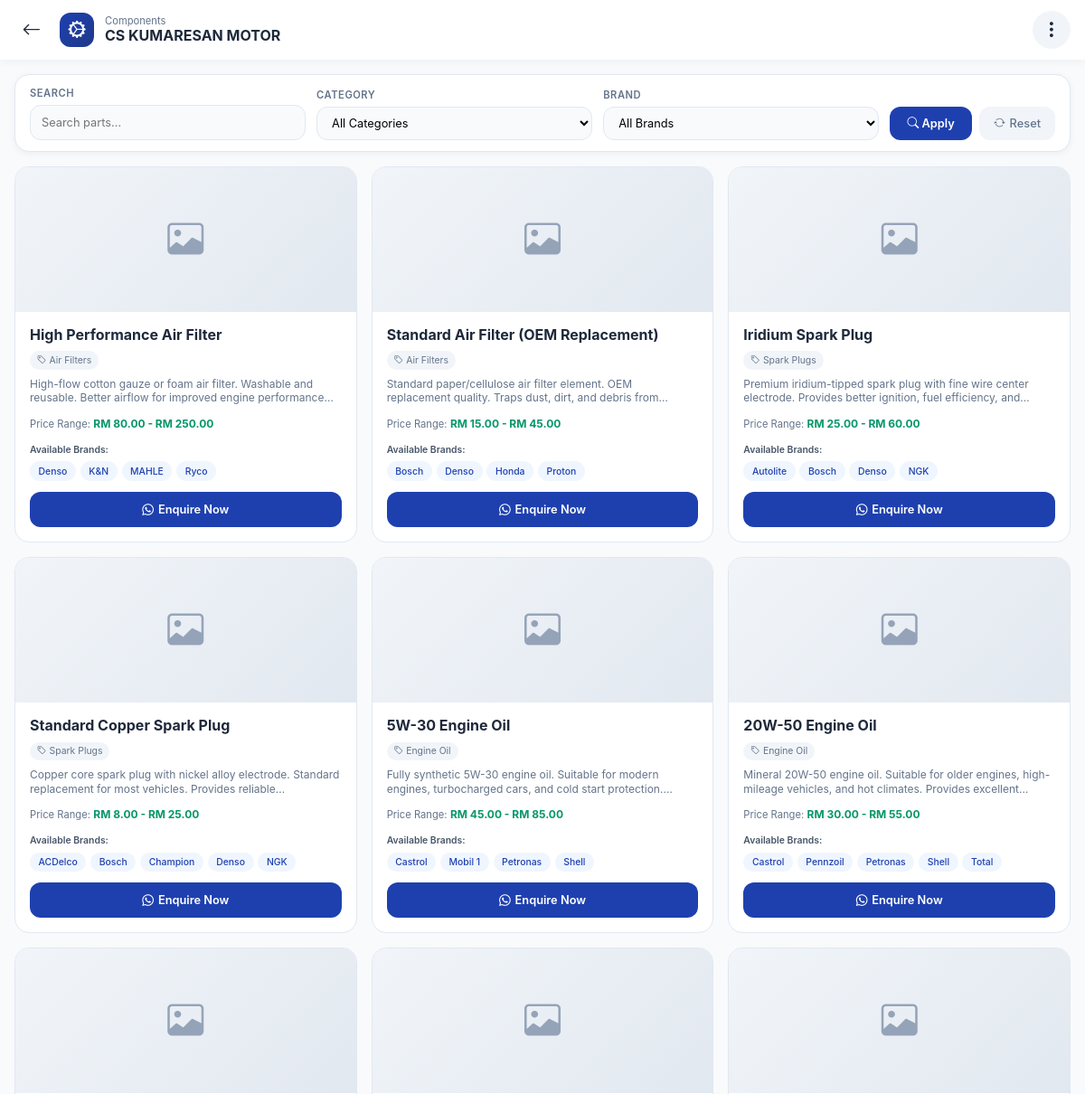
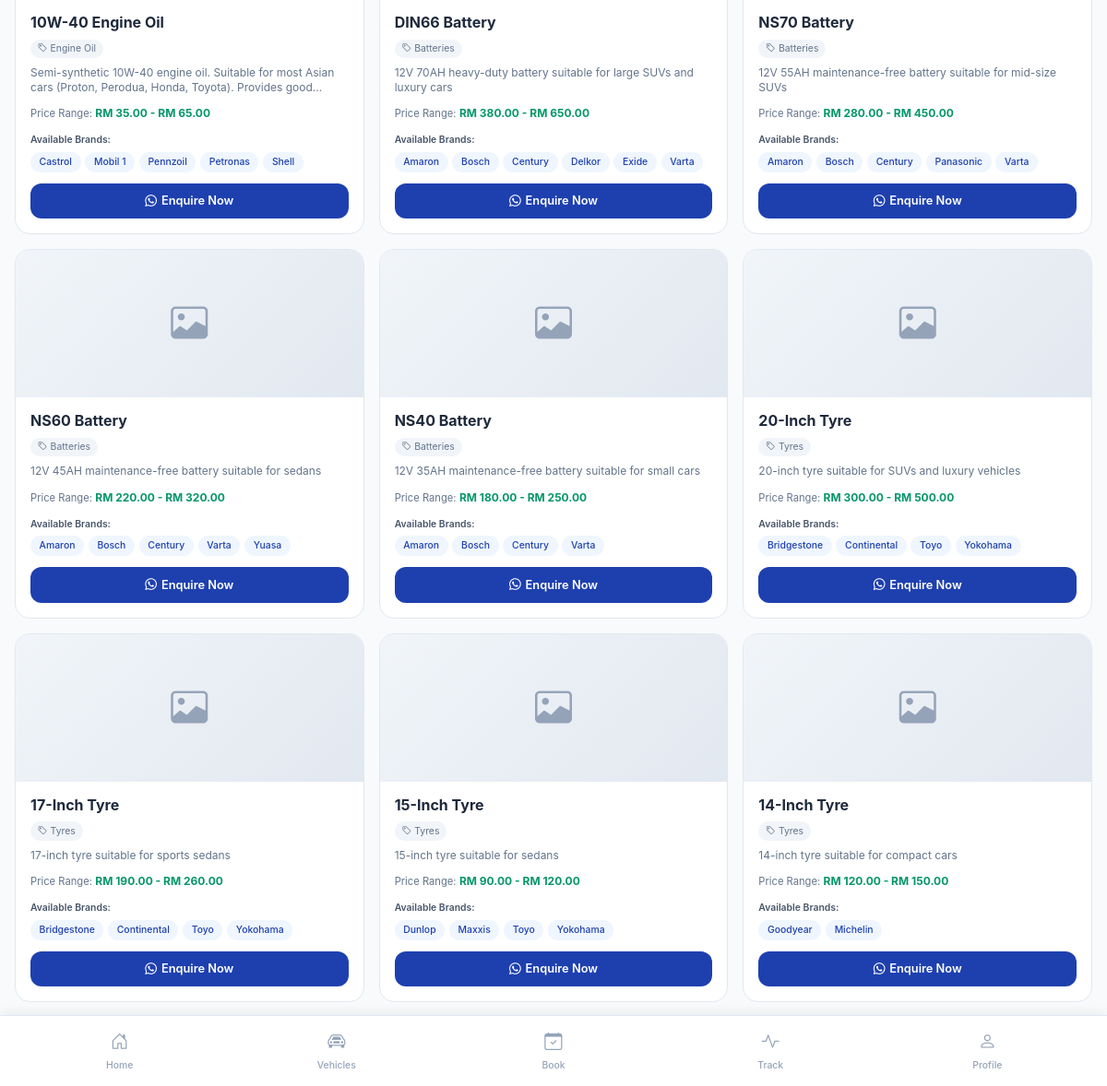
/spare-parts.php (signed in), run on the app's committed database (2 pictures, top to bottom).
### tables this page shows
CREATE TABLE `spare_parts` (
  `id` int(11) NOT NULL,
  `part_name` varchar(255) NOT NULL,
  `category` varchar(100) DEFAULT NULL,
  `description` text DEFAULT NULL,
  `price_min` decimal(10,2) DEFAULT NULL,
  `price_max` decimal(10,2) DEFAULT NULL,
  `image_path` varchar(255) DEFAULT NULL,
  `status` enum('active','inactive') DEFAULT 'active',
  `created_at` timestamp NOT NULL DEFAULT current_timestamp(),
  `updated_at` timestamp NOT NULL DEFAULT current_timestamp() ON UPDATE current_timestamp()
);

### spare-parts.php (the view, shortened to what this page needs)
<?php
require_once __DIR__ . '/includes/config.php';
$search = isset($_GET['search']) ? trim($_GET['search']) : '';
$spare_parts = [];
$sql = "SELECT * FROM spare_parts WHERE status = 'active'";
$sql .= " ORDER BY id DESC";
$result = $pdo->query($sql);
if ($result) {
    foreach ($result->fetchAll(PDO::FETCH_ASSOC) as $row) {
        $brands_sql = "SELECT b.brand_name, spb.price
                       FROM spare_part_brands spb
                       JOIN brands b ON spb.brand_id = b.id
                       WHERE spb.spare_part_id = " . $row['id'];
        $brands_sql .= " ORDER BY b.brand_name";
        $brands_result = $pdo->query($brands_sql);
        $brands = [];
        $brand_prices = [];
        foreach ($brands_result->fetchAll(PDO::FETCH_ASSOC) as $brand_row) {
            $brands[] = $brand_row['brand_name'];
            $brand_prices[] = $brand_row['price'];
        }
        $row['brands_array'] = $brands;
        $row['brand_prices'] = $brand_prices;
        $display_price_min = $row['price_min'];
        $display_price_max = $row['price_max'];
        if (empty($display_price_min) && !empty($brand_prices)) {
            $display_price_min = min($brand_prices);
            $display_price_max = max($brand_prices);
        }
        $row['display_price_min'] = $display_price_min;
        $row['display_price_max'] = $display_price_max;
        $spare_parts[] = $row;
    }
}
$cat_sql = "SELECT DISTINCT category FROM spare_parts WHERE category IS NOT NULL AND category != '' AND status = 'active' ORDER BY category";
$cat_result = $pdo->query($cat_sql);
$categories = $cat_result->fetchAll(PDO::FETCH_ASSOC);
$brand_sql = "SELECT DISTINCT b.brand_name
              FROM brands b
              JOIN spare_part_brands spb ON b.id = spb.brand_id
              JOIN spare_parts sp ON spb.spare_part_id = sp.id
              WHERE sp.status = 'active'
              ORDER BY b.brand_name";
$brand_result = $pdo->query($brand_sql);
$brands = $brand_result->fetchAll(PDO::FETCH_ASSOC);
?>
<!DOCTYPE html>
<html lang="en">
<head>
    <link href="https://cdn.jsdelivr.net/npm/bootstrap@5.3.0/dist/css/bootstrap.min.css" rel="stylesheet">
    <link rel="stylesheet" href="https://cdn.jsdelivr.net/npm/bootstrap-icons@1.11.1/font/bootstrap-icons.css">
</head>
<body>
<div class="mobile-nav">
    <div class="nav-container">
        <div class="logo-area">
            <a href="customer-dashboard.php" class="back-btn">
                <i class="bi bi-arrow-left"></i>
            </a>
            <div class="logo-icon">
                <i class="bi bi-gear-wide-connected"></i>
            </div>
            <div class="logo-text">
                <span id="pageTitle">Components</span>
                <span>CS KUMARESAN MOTOR</span>
            </div>
        </div>
        <div class="menu-area">
            <button class="menu-btn" id="menuBtn" type="button">
                <i class="bi bi-three-dots-vertical"></i>
            </button>
        </div>
    </div>
</div>
<div class="content">
    <div class="filter-bar">
        <form method="GET" id="filterForm">
            <div class="filter-row">
                <div class="filter-group">
                    <label class="filter-label">Search</label>
                    <input type="text" name="search" placeholder="Search parts..." value="<?php echo htmlspecialchars($search); ?>">
                </div>
                <?php if (!empty($categories)): ?>
                <div class="filter-group">
                    <label class="filter-label">Category</label>
                    <select name="category">
                        <option value="">All Categories</option>
                    </select>
                </div>
                <?php endif; ?>
                <?php if (!empty($brands)): ?>
                <div class="filter-group">
                    <label class="filter-label">Brand</label>
                    <select name="brand">
                        <option value="">All Brands</option>
                    </select>
                </div>
                <?php endif; ?>
                <div class="filter-actions">
                    <button type="submit" class="btn-filter">
                        <i class="bi bi-search"></i> Apply
                    </button>
                    <a href="spare-parts.php" class="btn-reset">
                        <i class="bi bi-arrow-repeat"></i> Reset
                    </a>
                </div>
            </div>
        </form>
    </div>
    <?php if (empty($spare_parts)): ?>
        <div class="empty-state">
            <i class="bi bi-box-seam"></i>
            <h4>No Components Found</h4>
            <p>Try adjusting your filters</p>
            <a href="spare-parts.php" class="btn btn-primary btn-sm" style="background: #1e40af;">View All</a>
        </div>
    <?php else: ?>
        <div class="products-grid">
            <?php foreach ($spare_parts as $part): ?>
                <div class="product-card">
                    <div class="product-image-container">
                        <?php if (!empty($part['image_path']) && file_exists($part['image_path'])): ?>
                            <img src="<?php echo $part['image_path']; ?>" class="product-image" alt="<?php echo htmlspecialchars($part['part_name']); ?>">
                        <?php else: ?>
                            <div class="product-image-placeholder">
                                <i class="bi bi-image"></i>
                            </div>
                        <?php endif; ?>
                    </div>
                    <div class="product-body">
                        <h3 class="product-title"><?php echo htmlspecialchars($part['part_name']); ?></h3>
                        <?php if (!empty($part['category'])): ?>
                            <span class="product-category">
                                <i class="bi bi-tag"></i> <?php echo htmlspecialchars($part['category']); ?>
                            </span>
                        <?php endif; ?>
                        <?php if (!empty($part['description'])): ?>
                            <p class="product-description"><?php echo htmlspecialchars($part['description']); ?></p>
                        <?php endif; ?>
                        <?php if (!empty($part['display_price_min']) && !empty($part['display_price_max'])): ?>
                            <div class="price-range" style="margin-bottom: 0.75rem;">
                                <span style="font-size: 0.7rem; color: #64748b;">Price Range:</span>
                                <span style="font-weight: 700; color: #059669;">
                                    RM <?php echo number_format($part['display_price_min'], 2); ?> - RM <?php echo number_format($part['display_price_max'], 2); ?>
                                </span>
                            </div>
                        <?php endif; ?>
                        <?php if (!empty($part['brands_array'])): ?>
                            <div class="brands-section">
                                <div class="brands-title">Available Brands:</div>
                                <div class="brand-list">
                                    <?php foreach ($part['brands_array'] as $brand): ?>
                                        <span class="brand-item"><?php echo htmlspecialchars($brand); ?></span>
                                    <?php endforeach; ?>
                                </div>
                            </div>
                        <?php endif; ?>
                        <button class="contact-btn" onclick="contactSales('<?php echo htmlspecialchars($part['part_name']); ?>')">
                            <i class="bi bi-whatsapp"></i> Enquire Now
                        </button>
                    </div>
                </div>
            <?php endforeach; ?>
        </div>
    <?php endif; ?>
</div>
<div class="bottom-nav">
    <a href="customer-dashboard.php" class="nav-item">
        <i class="bi bi-house-door"></i>
        <span>Home</span>
    </a>
    <a href="customer-vehicles.php" class="nav-item">
        <i class="bi bi-car-front"></i>
        <span>Vehicles</span>
    </a>
    <a href="customer-service-booking.php" class="nav-item">
        <i class="bi bi-calendar-check"></i>
        <span>Book</span>
    </a>
    <a href="track-service.php" class="nav-item">
        <i class="bi bi-activity"></i>
        <span>Track</span>
    </a>
    <a href="profile.php" class="nav-item">
        <i class="bi bi-person"></i>
        <span>Profile</span>
    </a>
</div>
</body>
</html>

### data on the page
spare_parts: part_name "High Performance Air Filter", category "Air Filters", description "High-flow cotton gauze or foam air filter. Washable and reusable. Better airflow for improved engine…", price_min "80.00", price_max "250.00", brand "Denso", brand "K&N", brand "MAHLE", brand "Ryco"
spare_parts: part_name "Standard Air Filter (OEM Replacement)", category "Air Filters", description "Standard paper/cellulose air filter element. OEM replacement quality. Traps dust, dirt, and debris…", price_min "15.00", price_max "45.00", brand "Bosch", brand "Denso", brand "Honda", brand "Proton"
spare_parts: part_name "Iridium Spark Plug", category "Spark Plugs", description "Premium iridium-tipped spark plug with fine wire center electrode. Provides better ignition, fuel efficiency,…", price_min "25.00", price_max "60.00", brand "Autolite", brand "Bosch", brand "Denso", brand "NGK"
spare_parts: part_name "Standard Copper Spark Plug", category "Spark Plugs", description "Copper core spark plug with nickel alloy electrode. Standard replacement for most vehicles. Provides…", price_min "8.00", price_max "25.00", brand "ACDelco", brand "Bosch", brand "Champion", brand "Denso", brand "NGK"
spare_parts: part_name "5W-30 Engine Oil", category "Engine Oil", description "Fully synthetic 5W-30 engine oil. Suitable for modern engines, turbocharged cars, and cold start…", price_min "45.00", price_max "85.00", brand "Castrol", brand "Mobil 1", brand "Petronas", brand "Shell"
spare_parts: part_name "20W-50 Engine Oil", category "Engine Oil", description "Mineral 20W-50 engine oil. Suitable for older engines, high-mileage vehicles, and hot climates. Provides…", price_min "30.00", price_max "55.00", brand "Castrol", brand "Pennzoil", brand "Petronas", brand "Shell", brand "Total"
spare_parts: part_name "10W-40 Engine Oil", category "Engine Oil", description "Semi-synthetic 10W-40 engine oil. Suitable for most Asian cars (Proton, Perodua, Honda, Toyota). Provides…", price_min "35.00", price_max "65.00", brand "Castrol", brand "Mobil 1", brand "Pennzoil", brand "Petronas", brand "Shell"
spare_parts: part_name "DIN66 Battery", category "Batteries", description "12V 70AH heavy-duty battery suitable for large SUVs and luxury cars", price_min "380.00", price_max "650.00", brand "Amaron", brand "Bosch", brand "Century", brand "Delkor", brand "Exide", brand "Varta"
spare_parts: part_name "NS70 Battery", category "Batteries", description "12V 55AH maintenance-free battery suitable for mid-size SUVs", display_price_min "280.00", display_price_max "450.00", brand "Amaron", brand "Bosch", brand "Century", brand "Panasonic", brand "Varta"
spare_parts: part_name "NS60 Battery", category "Batteries", description "12V 45AH maintenance-free battery suitable for sedans", display_price_min "220.00", display_price_max "320.00", brand "Amaron", brand "Bosch", brand "Century", brand "Varta", brand "Yuasa"
spare_parts: part_name "NS40 Battery", category "Batteries", description "12V 35AH maintenance-free battery suitable for small cars", display_price_min "180.00", display_price_max "250.00", brand "Amaron", brand "Bosch", brand "Century", brand "Varta"
spare_parts: part_name "20-Inch Tyre", category "Tyres", description "20-inch tyre suitable for SUVs and luxury vehicles", display_price_min "300.00", display_price_max "500.00", brand "Bridgestone", brand "Continental", brand "Toyo", brand "Yokohama"
spare_parts: part_name "17-Inch Tyre", category "Tyres", description "17-inch tyre suitable for sports sedans", display_price_min "190.00", display_price_max "260.00", brand "Bridgestone", brand "Continental", brand "Toyo", brand "Yokohama"
spare_parts: part_name "15-Inch Tyre", category "Tyres", description "15-inch tyre suitable for sedans", display_price_min "90.00", display_price_max "120.00", brand "Dunlop", brand "Maxxis", brand "Toyo", brand "Yokohama"
spare_parts: part_name "14-Inch Tyre", category "Tyres", description "14-inch tyre suitable for compact cars", display_price_min "120.00", display_price_max "150.00", brand "Goodyear", brand "Michelin"
